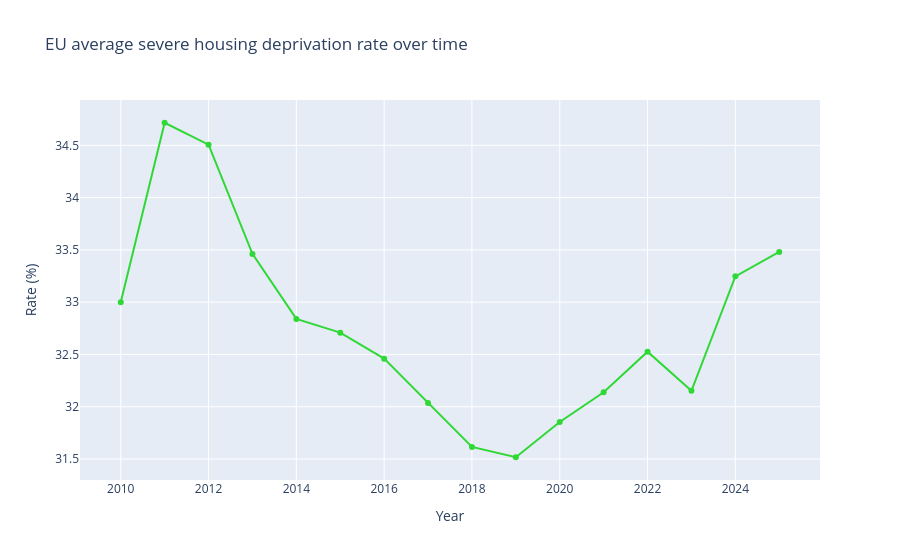

Write notebook code for a chart like this one.
### Code cell
# plot 1: EU average deprivation rate over time
# tracks whether EU-wide housing conditions are improving

eu_dep = df_deprivation_clean.groupby("year")["deprivation_rate"].mean().reset_index()
eu_immig = df_immigration_clean.groupby("year")["immigration_count"].mean().reset_index()

fig1 = go.Figure()
fig1.add_trace(go.Scatter(
    x=eu_dep["year"], y=eu_dep["deprivation_rate"],
    name="Deprivation rate (%)", line=dict(color="#30D836"), mode="lines+markers"
))
fig1.update_layout(
    title="EU average severe housing deprivation rate over time",
    xaxis_title="Year", yaxis_title="Rate (%)"
)
fig1.show()

### Figure 1 — Plotly figure (JSON) as saved in the notebook; plotly's stock layout.template omitted (floating-point values rounded to 4 significant figures)
{"data": [{"line": {"color": "#30D836"}, "mode": "lines+markers", "name": "Deprivation rate (%)", "type": "scatter", "x": [2010, 2011, 2012, 2013, 2014, 2015, 2016, 2017, 2018, 2019, 2020, 2021, 2022, 2023, 2024, 2025], "y": [33.0, 34.72, 34.51, 33.46, 32.84, 32.71, 32.46, 32.04, 31.62, 31.52, 31.85, 32.14, 32.53, 32.15, 33.25, 33.48]}], "layout": {"title": {"text": "EU average severe housing deprivation rate over time"}, "xaxis": {"title": {"text": "Year"}}, "yaxis": {"title": {"text": "Rate (%)"}}}}
